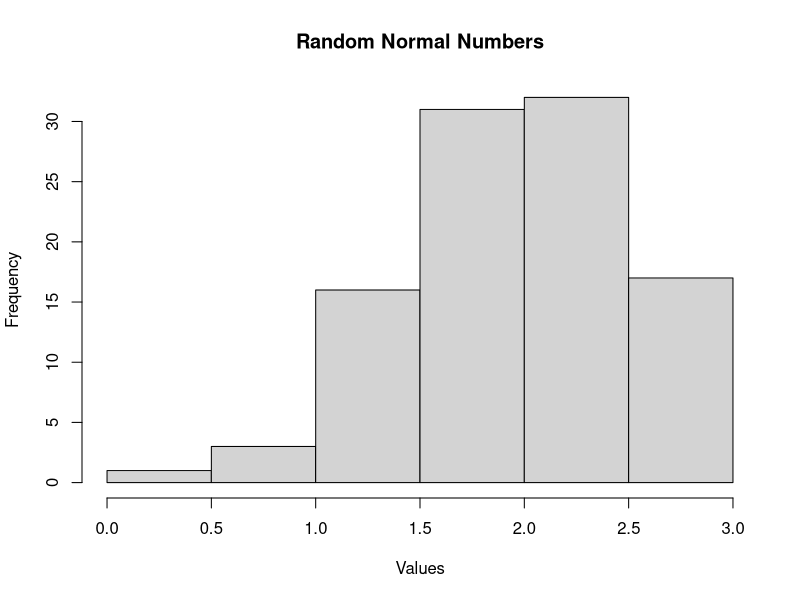
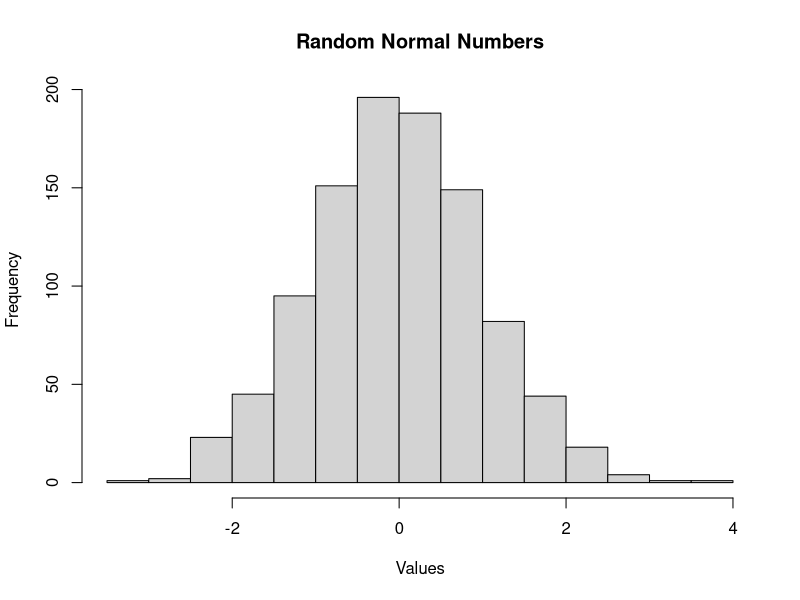
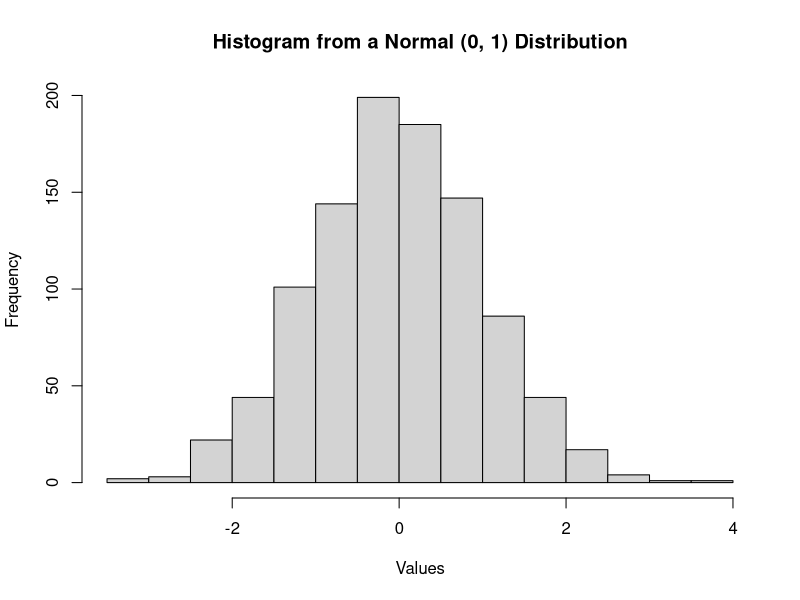

The R source for these figures, in order:
## ---- chunk 1
data(iris)
iris[[5]][10]
## ---- chunk 2
tail(iris$Species,5)
## ---- chunk 3
mean(iris$Sepal.Length[iris$Petal.Width > 1])
## ---- chunk 4
for(i in 1:10){
  if(i<5){print(i*3)}
  if(i>=5){print(i*2)}
}
## ---- chunk 5
set.seed(184)
while(T){
  num <- rnorm(1,mean=1,sd=2)
  print(num)
  if (num>3){break}
}
## ---- chunk 6
Counting <- data.frame(matrix(ncol=4, nrow=3))
for(i in 1:3){
  for(j in 1:4){
    for(k in 1:1){
      Counting[i, j] <- (i + j)-1
    }}}

names(Counting) <- c("V1", "V2", "V3", "V4")

Counting
## ---- chunk 7
set.seed(184)
plotNormal <- function(repetitions, mean, sd){
  numbers <- rnorm(repetitions, mean = mean, sd = sd)
  hist(numbers, main = "Random Normal Numbers", xlab="Values")
}
#5A
plotNormal(repetitions=100,mean=2,sd=0.5)
#5B
plotNormal(repetitions=1000,mean=0,sd=1)
## ---- chunk 8
set.seed(184)
library(tidyverse)
plotNormal <- function(repetitions, mean, sd){
  numbers <- rnorm(repetitions, mean = mean, sd = sd)
  hist(numbers, main = sprintf("Histogram from a Normal (%s, %s) Distribution", mean, sd), xlab="Values")
}
plotNormal(repetitions=1000,mean=0,sd=1)
